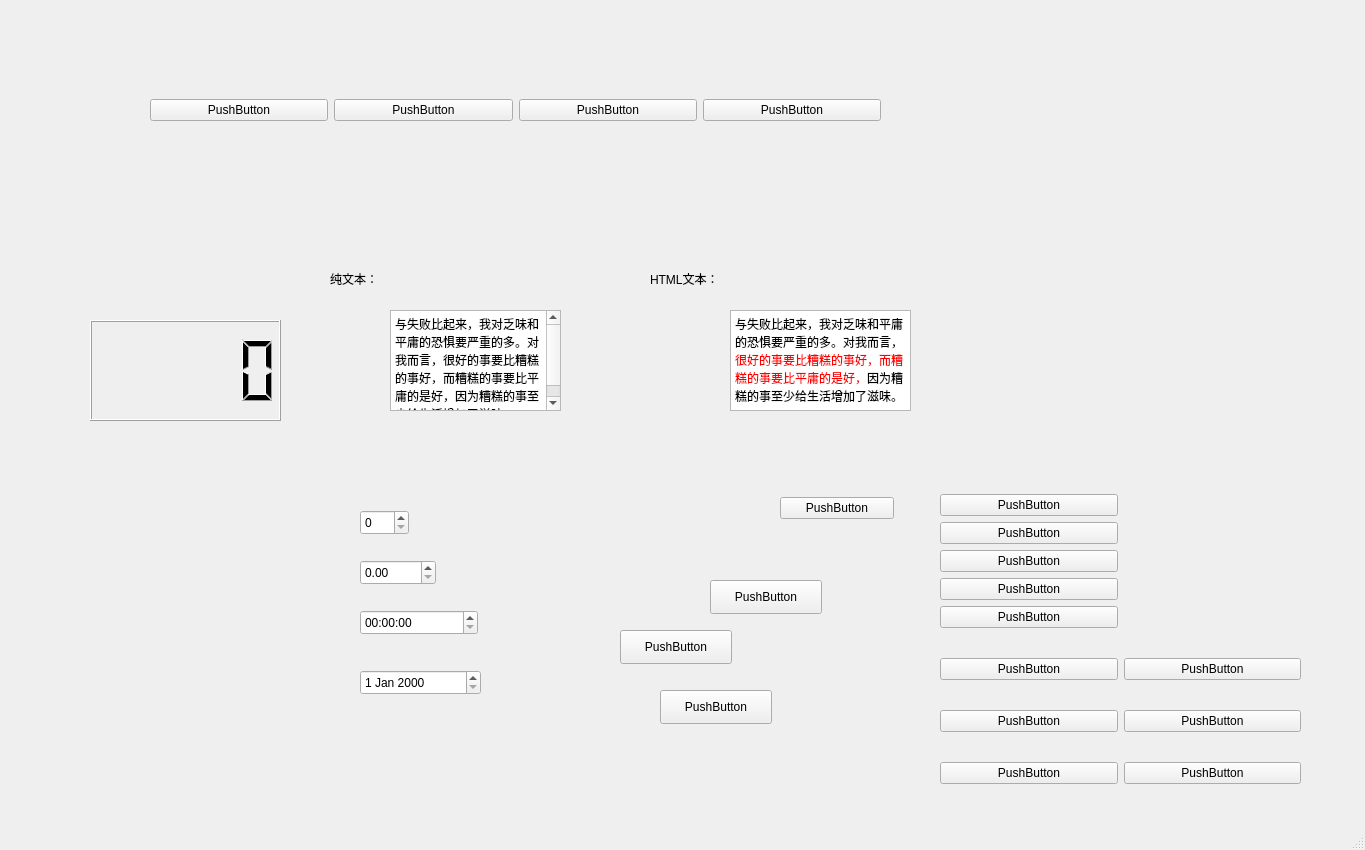
<?xml version="1.0" encoding="UTF-8"?>
<ui version="4.0">
 <class>MainWindow</class>
 <widget class="QMainWindow" name="MainWindow">
  <property name="geometry">
   <rect>
    <x>0</x>
    <y>0</y>
    <width>1365</width>
    <height>850</height>
   </rect>
  </property>
  <property name="windowTitle">
   <string>MainWindow</string>
  </property>
  <widget class="QWidget" name="centralwidget">
   <widget class="QTextEdit" name="textEdit">
    <property name="geometry">
     <rect>
      <x>390</x>
      <y>310</y>
      <width>171</width>
      <height>101</height>
     </rect>
    </property>
    <property name="html">
     <string>&lt;!DOCTYPE HTML PUBLIC &quot;-//W3C//DTD HTML 4.0//EN&quot; &quot;http://www.w3.org/TR/REC-html40/strict.dtd&quot;&gt;
&lt;html&gt;&lt;head&gt;&lt;meta name=&quot;qrichtext&quot; content=&quot;1&quot; /&gt;&lt;style type=&quot;text/css&quot;&gt;
p, li { white-space: pre-wrap; }
&lt;/style&gt;&lt;/head&gt;&lt;body style=&quot; font-family:'SimSun'; font-size:9pt; font-weight:400; font-style:normal;&quot;&gt;
&lt;p style=&quot; margin-top:0px; margin-bottom:0px; margin-left:0px; margin-right:0px; -qt-block-indent:0; text-indent:0px;&quot;&gt;与失败比起来，我对乏味和平庸的恐惧要严重的多。对我而言，很好的事要比糟糕的事好，而糟糕的事要比平庸的是好，因为糟糕的事至少给生活增加了滋味。&lt;/p&gt;&lt;/body&gt;&lt;/html&gt;</string>
    </property>
   </widget>
   <widget class="QTextEdit" name="textEdit_2">
    <property name="geometry">
     <rect>
      <x>730</x>
      <y>310</y>
      <width>181</width>
      <height>101</height>
     </rect>
    </property>
    <property name="html">
     <string>&lt;!DOCTYPE HTML PUBLIC &quot;-//W3C//DTD HTML 4.0//EN&quot; &quot;http://www.w3.org/TR/REC-html40/strict.dtd&quot;&gt;
&lt;html&gt;&lt;head&gt;&lt;meta name=&quot;qrichtext&quot; content=&quot;1&quot; /&gt;&lt;style type=&quot;text/css&quot;&gt;
p, li { white-space: pre-wrap; }
&lt;/style&gt;&lt;/head&gt;&lt;body style=&quot; font-family:'SimSun'; font-size:9pt; font-weight:400; font-style:normal;&quot;&gt;
&lt;p style=&quot; margin-top:0px; margin-bottom:0px; margin-left:0px; margin-right:0px; -qt-block-indent:0; text-indent:0px;&quot;&gt;与失败比起来，我对乏味和平庸的恐惧要严重的多。对我而言，&lt;span style=&quot; color:#ff0000;&quot;&gt;很好的事要比糟糕的事好，而糟糕的事要比平庸的是好，&lt;/span&gt;因为糟糕的事至少给生活增加了滋味。&lt;/p&gt;&lt;/body&gt;&lt;/html&gt;</string>
    </property>
   </widget>
   <widget class="QLabel" name="label">
    <property name="geometry">
     <rect>
      <x>330</x>
      <y>270</y>
      <width>81</width>
      <height>18</height>
     </rect>
    </property>
    <property name="text">
     <string>纯文本：</string>
    </property>
   </widget>
   <widget class="QLabel" name="label_2">
    <property name="geometry">
     <rect>
      <x>650</x>
      <y>270</y>
      <width>81</width>
      <height>18</height>
     </rect>
    </property>
    <property name="text">
     <string>HTML文本：</string>
    </property>
   </widget>
   <widget class="QSpinBox" name="spinBox">
    <property name="geometry">
     <rect>
      <x>360</x>
      <y>510</y>
      <width>49</width>
      <height>25</height>
     </rect>
    </property>
   </widget>
   <widget class="QDoubleSpinBox" name="doubleSpinBox">
    <property name="geometry">
     <rect>
      <x>360</x>
      <y>560</y>
      <width>76</width>
      <height>25</height>
     </rect>
    </property>
   </widget>
   <widget class="QTimeEdit" name="timeEdit">
    <property name="geometry">
     <rect>
      <x>360</x>
      <y>610</y>
      <width>118</width>
      <height>25</height>
     </rect>
    </property>
   </widget>
   <widget class="QDateEdit" name="dateEdit">
    <property name="geometry">
     <rect>
      <x>360</x>
      <y>670</y>
      <width>121</width>
      <height>25</height>
     </rect>
    </property>
   </widget>
   <widget class="QWidget" name="verticalLayoutWidget">
    <property name="geometry">
     <rect>
      <x>780</x>
      <y>490</y>
      <width>114</width>
      <height>36</height>
     </rect>
    </property>
    <layout class="QGridLayout" name="gridLayout">
     <item row="0" column="0">
      <widget class="QPushButton" name="pushButton_2">
       <property name="text">
        <string>PushButton</string>
       </property>
      </widget>
     </item>
    </layout>
   </widget>
   <widget class="QPushButton" name="pushButton">
    <property name="geometry">
     <rect>
      <x>710</x>
      <y>580</y>
      <width>112</width>
      <height>34</height>
     </rect>
    </property>
    <property name="text">
     <string>PushButton</string>
    </property>
   </widget>
   <widget class="QPushButton" name="pushButton_3">
    <property name="geometry">
     <rect>
      <x>620</x>
      <y>630</y>
      <width>112</width>
      <height>34</height>
     </rect>
    </property>
    <property name="text">
     <string>PushButton</string>
    </property>
   </widget>
   <widget class="QPushButton" name="pushButton_4">
    <property name="geometry">
     <rect>
      <x>660</x>
      <y>690</y>
      <width>112</width>
      <height>34</height>
     </rect>
    </property>
    <property name="text">
     <string>PushButton</string>
    </property>
   </widget>
   <widget class="QWidget" name="horizontalLayoutWidget">
    <property name="geometry">
     <rect>
      <x>150</x>
      <y>70</y>
      <width>731</width>
      <height>80</height>
     </rect>
    </property>
    <layout class="QHBoxLayout" name="horizontalLayout_3">
     <item>
      <widget class="QPushButton" name="pushButton_6">
       <property name="text">
        <string>PushButton</string>
       </property>
      </widget>
     </item>
     <item>
      <widget class="QPushButton" name="pushButton_5">
       <property name="text">
        <string>PushButton</string>
       </property>
      </widget>
     </item>
     <item>
      <widget class="QPushButton" name="pushButton_8">
       <property name="text">
        <string>PushButton</string>
       </property>
      </widget>
     </item>
     <item>
      <widget class="QPushButton" name="pushButton_7">
       <property name="text">
        <string>PushButton</string>
       </property>
      </widget>
     </item>
    </layout>
   </widget>
   <widget class="QWidget" name="gridLayoutWidget">
    <property name="geometry">
     <rect>
      <x>940</x>
      <y>470</y>
      <width>361</width>
      <height>339</height>
     </rect>
    </property>
    <layout class="QGridLayout" name="gridLayout_5">
     <item row="1" column="0">
      <widget class="QPushButton" name="pushButton_11">
       <property name="text">
        <string>PushButton</string>
       </property>
      </widget>
     </item>
     <item row="3" column="1">
      <widget class="QPushButton" name="pushButton_9">
       <property name="text">
        <string>PushButton</string>
       </property>
      </widget>
     </item>
     <item row="2" column="1">
      <widget class="QPushButton" name="pushButton_14">
       <property name="text">
        <string>PushButton</string>
       </property>
      </widget>
     </item>
     <item row="2" column="0">
      <widget class="QPushButton" name="pushButton_13">
       <property name="text">
        <string>PushButton</string>
       </property>
      </widget>
     </item>
     <item row="3" column="0">
      <widget class="QPushButton" name="pushButton_10">
       <property name="text">
        <string>PushButton</string>
       </property>
      </widget>
     </item>
     <item row="1" column="1">
      <widget class="QPushButton" name="pushButton_12">
       <property name="text">
        <string>PushButton</string>
       </property>
      </widget>
     </item>
     <item row="0" column="0">
      <layout class="QVBoxLayout" name="verticalLayout_5">
       <item>
        <widget class="QPushButton" name="pushButton_17">
         <property name="text">
          <string>PushButton</string>
         </property>
        </widget>
       </item>
       <item>
        <widget class="QPushButton" name="pushButton_19">
         <property name="text">
          <string>PushButton</string>
         </property>
        </widget>
       </item>
       <item>
        <widget class="QPushButton" name="pushButton_18">
         <property name="text">
          <string>PushButton</string>
         </property>
        </widget>
       </item>
       <item>
        <widget class="QPushButton" name="pushButton_16">
         <property name="text">
          <string>PushButton</string>
         </property>
        </widget>
       </item>
       <item>
        <widget class="QPushButton" name="pushButton_15">
         <property name="text">
          <string>PushButton</string>
         </property>
        </widget>
       </item>
      </layout>
     </item>
    </layout>
   </widget>
   <widget class="QLCDNumber" name="lcdNumber">
    <property name="geometry">
     <rect>
      <x>90</x>
      <y>320</y>
      <width>191</width>
      <height>101</height>
     </rect>
    </property>
   </widget>
  </widget>
  <widget class="QMenuBar" name="menubar">
   <property name="geometry">
    <rect>
     <x>0</x>
     <y>0</y>
     <width>1365</width>
     <height>30</height>
    </rect>
   </property>
  </widget>
  <widget class="QStatusBar" name="statusbar"/>
 </widget>
 <resources/>
 <connections>
  <connection>
   <sender>lcdNumber</sender>
   <signal>windowIconChanged(QIcon)</signal>
   <receiver>MainWindow</receiver>
   <slot>update()</slot>
   <hints>
    <hint type="sourcelabel">
     <x>212</x>
     <y>394</y>
    </hint>
    <hint type="destinationlabel">
     <x>273</x>
     <y>530</y>
    </hint>
   </hints>
  </connection>
 </connections>
</ui>
